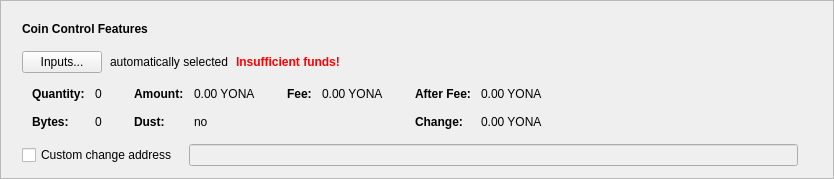
      <widget class="QFrame" name="frameCoinControl">
       <property name="sizePolicy">
        <sizepolicy hsizetype="Expanding" vsizetype="Fixed">
         <horstretch>0</horstretch>
         <verstretch>0</verstretch>
        </sizepolicy>
       </property>
       <property name="frameShape">
        <enum>QFrame::StyledPanel</enum>
       </property>
       <property name="frameShadow">
        <enum>QFrame::Raised</enum>
       </property>
       <layout class="QVBoxLayout" name="verticalLayout_2">
        <item>
         <layout class="QVBoxLayout" name="verticalLayoutCoinControl" stretch="0,0,0,0,0">
          <property name="spacing">
           <number>0</number>
          </property>
          <property name="sizeConstraint">
           <enum>QLayout::SetDefaultConstraint</enum>
          </property>
          <property name="leftMargin">
           <number>10</number>
          </property>
          <property name="topMargin">
           <number>10</number>
          </property>
          <item>
           <layout class="QHBoxLayout" name="horizontalLayoutCoinControl1">
            <property name="bottomMargin">
             <number>15</number>
            </property>
            <item>
             <widget class="QLabel" name="labelCoinControlFeatures">
              <property name="sizePolicy">
               <sizepolicy hsizetype="Preferred" vsizetype="Maximum">
                <horstretch>0</horstretch>
                <verstretch>0</verstretch>
               </sizepolicy>
              </property>
              <property name="font">
               <font>
                <weight>75</weight>
                <bold>true</bold>
               </font>
              </property>
              <property name="styleSheet">
               <string notr="true">font-weight:bold;</string>
              </property>
              <property name="text">
               <string>Coin Control Features</string>
              </property>
             </widget>
            </item>
           </layout>
          </item>
          <item>
           <layout class="QHBoxLayout" name="horizontalLayoutCoinControl2" stretch="0,0,0,0">
            <property name="spacing">
             <number>8</number>
            </property>
            <property name="bottomMargin">
             <number>10</number>
            </property>
            <item>
             <widget class="QPushButton" name="pushButtonCoinControl">
              <property name="styleSheet">
               <string notr="true"/>
              </property>
              <property name="text">
               <string>Inputs...</string>
              </property>
              <property name="autoDefault">
               <bool>false</bool>
              </property>
             </widget>
            </item>
            <item>
             <widget class="QLabel" name="labelCoinControlAutomaticallySelected">
              <property name="text">
               <string>automatically selected</string>
              </property>
              <property name="margin">
               <number>5</number>
              </property>
             </widget>
            </item>
            <item>
             <widget class="QLabel" name="labelCoinControlInsuffFunds">
              <property name="font">
               <font>
                <weight>75</weight>
                <bold>true</bold>
               </font>
              </property>
              <property name="styleSheet">
               <string notr="true">color:red;font-weight:bold;</string>
              </property>
              <property name="text">
               <string>Insufficient funds!</string>
              </property>
              <property name="margin">
               <number>5</number>
              </property>
             </widget>
            </item>
            <item>
             <spacer name="horizontalSpacerCoinControl">
              <property name="orientation">
               <enum>Qt::Horizontal</enum>
              </property>
              <property name="sizeHint" stdset="0">
               <size>
                <width>40</width>
                <height>1</height>
               </size>
              </property>
             </spacer>
            </item>
           </layout>
          </item>
          <item>
           <widget class="QWidget" name="widgetCoinControl" native="true">
            <property name="sizePolicy">
             <sizepolicy hsizetype="Preferred" vsizetype="Preferred">
              <horstretch>0</horstretch>
              <verstretch>0</verstretch>
             </sizepolicy>
            </property>
            <property name="minimumSize">
             <size>
              <width>0</width>
              <height>0</height>
             </size>
            </property>
            <property name="styleSheet">
             <string notr="true"/>
            </property>
            <layout class="QHBoxLayout" name="horizontalLayoutCoinControl5">
             <property name="leftMargin">
              <number>0</number>
             </property>
             <property name="topMargin">
              <number>0</number>
             </property>
             <property name="rightMargin">
              <number>0</number>
             </property>
             <property name="bottomMargin">
              <number>0</number>
             </property>
             <item>
              <layout class="QHBoxLayout" name="horizontalLayoutCoinControl3" stretch="0,0,0,1">
               <property name="spacing">
                <number>20</number>
               </property>
               <property name="topMargin">
                <number>0</number>
               </property>
               <property name="bottomMargin">
                <number>10</number>
               </property>
               <item>
                <layout class="QFormLayout" name="formLayoutCoinControl1">
                 <property name="horizontalSpacing">
                  <number>10</number>
                 </property>
                 <property name="verticalSpacing">
                  <number>14</number>
                 </property>
                 <property name="leftMargin">
                  <number>10</number>
                 </property>
                 <property name="topMargin">
                  <number>4</number>
                 </property>
                 <property name="rightMargin">
                  <number>6</number>
                 </property>
                 <item row="0" column="0">
                  <widget class="QLabel" name="labelCoinControlQuantityText">
                   <property name="font">
                    <font>
                     <weight>75</weight>
                     <bold>true</bold>
                    </font>
                   </property>
                   <property name="text">
                    <string>Quantity:</string>
                   </property>
                   <property name="margin">
                    <number>0</number>
                   </property>
                  </widget>
                 </item>
                 <item row="0" column="1">
                  <widget class="QLabel" name="labelCoinControlQuantity">
                   <property name="cursor">
                    <cursorShape>IBeamCursor</cursorShape>
                   </property>
                   <property name="contextMenuPolicy">
                    <enum>Qt::ActionsContextMenu</enum>
                   </property>
                   <property name="text">
                    <string notr="true">0</string>
                   </property>
                   <property name="margin">
                    <number>0</number>
                   </property>
                   <property name="textInteractionFlags">
                    <set>Qt::LinksAccessibleByMouse|Qt::TextSelectableByKeyboard|Qt::TextSelectableByMouse</set>
                   </property>
                  </widget>
                 </item>
                 <item row="1" column="0">
                  <widget class="QLabel" name="labelCoinControlBytesText">
                   <property name="font">
                    <font>
                     <weight>75</weight>
                     <bold>true</bold>
                    </font>
                   </property>
                   <property name="text">
                    <string>Bytes:</string>
                   </property>
                  </widget>
                 </item>
                 <item row="1" column="1">
                  <widget class="QLabel" name="labelCoinControlBytes">
                   <property name="cursor">
                    <cursorShape>IBeamCursor</cursorShape>
                   </property>
                   <property name="contextMenuPolicy">
                    <enum>Qt::ActionsContextMenu</enum>
                   </property>
                   <property name="text">
                    <string notr="true">0</string>
                   </property>
                   <property name="textInteractionFlags">
                    <set>Qt::LinksAccessibleByMouse|Qt::TextSelectableByKeyboard|Qt::TextSelectableByMouse</set>
                   </property>
                  </widget>
                 </item>
                </layout>
               </item>
               <item>
                <layout class="QFormLayout" name="formLayoutCoinControl2">
                 <property name="horizontalSpacing">
                  <number>10</number>
                 </property>
                 <property name="verticalSpacing">
                  <number>14</number>
                 </property>
                 <property name="leftMargin">
                  <number>6</number>
                 </property>
                 <property name="topMargin">
                  <number>4</number>
                 </property>
                 <property name="rightMargin">
                  <number>6</number>
                 </property>
                 <item row="0" column="0">
                  <widget class="QLabel" name="labelCoinControlAmountText">
                   <property name="font">
                    <font>
                     <weight>75</weight>
                     <bold>true</bold>
                    </font>
                   </property>
                   <property name="text">
                    <string>Amount:</string>
                   </property>
                   <property name="margin">
                    <number>0</number>
                   </property>
                  </widget>
                 </item>
                 <item row="0" column="1">
                  <widget class="QLabel" name="labelCoinControlAmount">
                   <property name="cursor">
                    <cursorShape>IBeamCursor</cursorShape>
                   </property>
                   <property name="contextMenuPolicy">
                    <enum>Qt::ActionsContextMenu</enum>
                   </property>
                   <property name="text">
                    <string notr="true">0.00 YONA</string>
                   </property>
                   <property name="textInteractionFlags">
                    <set>Qt::LinksAccessibleByMouse|Qt::TextSelectableByKeyboard|Qt::TextSelectableByMouse</set>
                   </property>
                  </widget>
                 </item>
                 <item row="1" column="0">
                  <widget class="QLabel" name="labelCoinControlLowOutputText">
                   <property name="font">
                    <font>
                     <weight>75</weight>
                     <bold>true</bold>
                    </font>
                   </property>
                   <property name="text">
                    <string>Dust:</string>
                   </property>
                  </widget>
                 </item>
                 <item row="1" column="1">
                  <widget class="QLabel" name="labelCoinControlLowOutput">
                   <property name="cursor">
                    <cursorShape>IBeamCursor</cursorShape>
                   </property>
                   <property name="contextMenuPolicy">
                    <enum>Qt::ActionsContextMenu</enum>
                   </property>
                   <property name="text">
                    <string notr="true">no</string>
                   </property>
                   <property name="textInteractionFlags">
                    <set>Qt::LinksAccessibleByMouse|Qt::TextSelectableByKeyboard|Qt::TextSelectableByMouse</set>
                   </property>
                  </widget>
                 </item>
                </layout>
               </item>
               <item>
                <layout class="QFormLayout" name="formLayoutCoinControl3">
                 <property name="horizontalSpacing">
                  <number>10</number>
                 </property>
                 <property name="verticalSpacing">
                  <number>14</number>
                 </property>
                 <property name="leftMargin">
                  <number>6</number>
                 </property>
                 <property name="topMargin">
                  <number>4</number>
                 </property>
                 <property name="rightMargin">
                  <number>6</number>
                 </property>
                 <item row="0" column="0">
                  <widget class="QLabel" name="labelCoinControlFeeText">
                   <property name="font">
                    <font>
                     <weight>75</weight>
                     <bold>true</bold>
                    </font>
                   </property>
                   <property name="text">
                    <string>Fee:</string>
                   </property>
                   <property name="margin">
                    <number>0</number>
                   </property>
                  </widget>
                 </item>
                 <item row="0" column="1">
                  <widget class="QLabel" name="labelCoinControlFee">
                   <property name="cursor">
                    <cursorShape>IBeamCursor</cursorShape>
                   </property>
                   <property name="contextMenuPolicy">
                    <enum>Qt::ActionsContextMenu</enum>
                   </property>
                   <property name="text">
                    <string notr="true">0.00 YONA</string>
                   </property>
                   <property name="textInteractionFlags">
                    <set>Qt::LinksAccessibleByMouse|Qt::TextSelectableByKeyboard|Qt::TextSelectableByMouse</set>
                   </property>
                  </widget>
                 </item>
                </layout>
               </item>
               <item>
                <layout class="QFormLayout" name="formLayoutCoinControl4">
                 <property name="horizontalSpacing">
                  <number>10</number>
                 </property>
                 <property name="verticalSpacing">
                  <number>14</number>
                 </property>
                 <property name="leftMargin">
                  <number>6</number>
                 </property>
                 <property name="topMargin">
                  <number>4</number>
                 </property>
                 <property name="rightMargin">
                  <number>6</number>
                 </property>
                 <item row="0" column="0">
                  <widget class="QLabel" name="labelCoinControlAfterFeeText">
                   <property name="font">
                    <font>
                     <weight>75</weight>
                     <bold>true</bold>
                    </font>
                   </property>
                   <property name="text">
                    <string>After Fee:</string>
                   </property>
                   <property name="margin">
                    <number>0</number>
                   </property>
                  </widget>
                 </item>
                 <item row="0" column="1">
                  <widget class="QLabel" name="labelCoinControlAfterFee">
                   <property name="cursor">
                    <cursorShape>IBeamCursor</cursorShape>
                   </property>
                   <property name="contextMenuPolicy">
                    <enum>Qt::ActionsContextMenu</enum>
                   </property>
                   <property name="text">
                    <string notr="true">0.00 YONA</string>
                   </property>
                   <property name="textInteractionFlags">
                    <set>Qt::LinksAccessibleByMouse|Qt::TextSelectableByKeyboard|Qt::TextSelectableByMouse</set>
                   </property>
                  </widget>
                 </item>
                 <item row="1" column="0">
                  <widget class="QLabel" name="labelCoinControlChangeText">
                   <property name="font">
                    <font>
                     <weight>75</weight>
                     <bold>true</bold>
                    </font>
                   </property>
                   <property name="text">
                    <string>Change:</string>
                   </property>
                  </widget>
                 </item>
                 <item row="1" column="1">
                  <widget class="QLabel" name="labelCoinControlChange">
                   <property name="cursor">
                    <cursorShape>IBeamCursor</cursorShape>
                   </property>
                   <property name="contextMenuPolicy">
                    <enum>Qt::ActionsContextMenu</enum>
                   </property>
                   <property name="text">
                    <string notr="true">0.00 YONA</string>
                   </property>
                   <property name="textInteractionFlags">
                    <set>Qt::LinksAccessibleByMouse|Qt::TextSelectableByKeyboard|Qt::TextSelectableByMouse</set>
                   </property>
                  </widget>
                 </item>
                </layout>
               </item>
              </layout>
             </item>
            </layout>
           </widget>
          </item>
          <item>
           <layout class="QHBoxLayout" name="horizontalLayoutCoinControl4" stretch="0,0,0">
            <property name="spacing">
             <number>12</number>
            </property>
            <property name="sizeConstraint">
             <enum>QLayout::SetDefaultConstraint</enum>
            </property>
            <property name="topMargin">
             <number>5</number>
            </property>
            <property name="rightMargin">
             <number>5</number>
            </property>
            <item>
             <widget class="QCheckBox" name="checkBoxCoinControlChange">
              <property name="toolTip">
               <string>If this is activated, but the change address is empty or invalid, change will be sent to a newly generated address.</string>
              </property>
              <property name="text">
               <string>Custom change address</string>
              </property>
             </widget>
            </item>
            <item>
             <widget class="QValidatedLineEdit" name="lineEditCoinControlChange">
              <property name="enabled">
               <bool>false</bool>
              </property>
              <property name="sizePolicy">
               <sizepolicy hsizetype="Expanding" vsizetype="Fixed">
                <horstretch>0</horstretch>
                <verstretch>0</verstretch>
               </sizepolicy>
              </property>
             </widget>
            </item>
            <item>
             <widget class="QLabel" name="labelCoinControlChangeLabel">
              <property name="sizePolicy">
               <sizepolicy hsizetype="Preferred" vsizetype="Expanding">
                <horstretch>0</horstretch>
                <verstretch>0</verstretch>
               </sizepolicy>
              </property>
              <property name="minimumSize">
               <size>
                <width>0</width>
                <height>0</height>
               </size>
              </property>
              <property name="text">
               <string/>
              </property>
              <property name="margin">
               <number>3</number>
              </property>
             </widget>
            </item>
           </layout>
          </item>
          <item>
           <spacer name="verticalSpacerCoinControl">
            <property name="orientation">
             <enum>Qt::Vertical</enum>
            </property>
            <property name="sizeType">
             <enum>QSizePolicy::Expanding</enum>
            </property>
            <property name="sizeHint" stdset="0">
             <size>
              <width>800</width>
              <height>1</height>
             </size>
            </property>
           </spacer>
          </item>
         </layout>
        </item>
       </layout>
      </widget>
